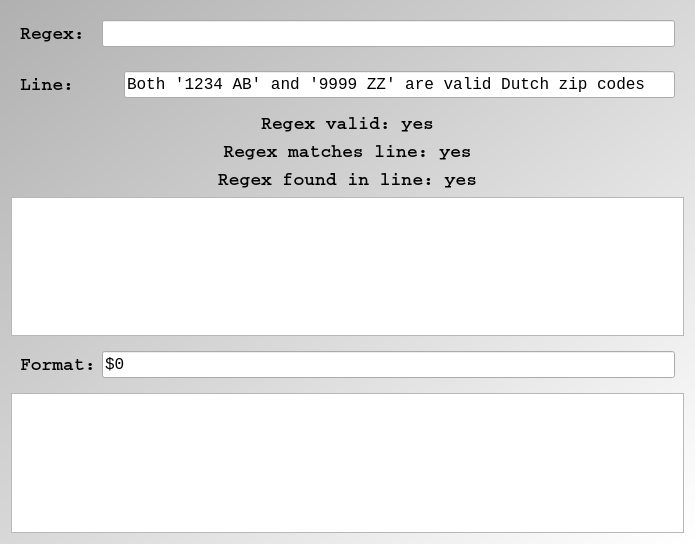
<?xml version="1.0" encoding="UTF-8"?>
<ui version="4.0">
 <class>QtRegexTesterMainDialog</class>
 <widget class="QDialog" name="QtRegexTesterMainDialog">
  <property name="geometry">
   <rect>
    <x>0</x>
    <y>0</y>
    <width>695</width>
    <height>544</height>
   </rect>
  </property>
  <property name="font">
   <font>
    <family>Courier New</family>
    <pointsize>12</pointsize>
   </font>
  </property>
  <property name="windowTitle">
   <string>Regex tester</string>
  </property>
  <property name="styleSheet">
   <string notr="true">QDialog { 
  background-color: qlineargradient(x1: 0, y1: 0, x2: 1, y2: 1, stop: 0 #B0B0B0, stop: 1 #ffffff);
}
QLabel { 
  font-size: 18px;
  font-family: Courier;
  font-weight: bold
}
QPushButton { 
  font-family: Courier New;
  font-size: 16px;
  font-weight: bold;
  color: black;
  background-color: QLinearGradient( x1: 0, y1: 0, x2: 0, y2: 1, stop: 0 #999, stop: 0.1 #aaa, stop: 0.49 #ddd, stop: 0.5 #ccc, stop: 1 #ddd);
  border-width: 3px;
  border-color: #444;
  border-style: solid;
  border-radius: 7;
  padding: 3px;
  padding-left: 5px;
  padding-right: 5px;
}</string>
  </property>
  <layout class="QVBoxLayout" name="verticalLayout">
   <item>
    <widget class="QWidget" name="widget_regex" native="true">
     <layout class="QHBoxLayout" name="horizontalLayout_2">
      <item>
       <widget class="QLabel" name="label_regex">
        <property name="text">
         <string>Regex: </string>
        </property>
       </widget>
      </item>
      <item>
       <widget class="QLineEdit" name="edit_regex"/>
      </item>
     </layout>
    </widget>
   </item>
   <item>
    <widget class="QWidget" name="widget_line" native="true">
     <layout class="QHBoxLayout" name="horizontalLayout">
      <item>
       <widget class="QLabel" name="label_line">
        <property name="text">
         <string>Line:    </string>
        </property>
       </widget>
      </item>
      <item>
       <widget class="QLineEdit" name="edit_line">
        <property name="text">
         <string>Both '1234 AB' and '9999 ZZ' are valid Dutch zip codes</string>
        </property>
       </widget>
      </item>
     </layout>
    </widget>
   </item>
   <item>
    <widget class="QLabel" name="label_regex_valid">
     <property name="text">
      <string>Regex valid: yes</string>
     </property>
     <property name="alignment">
      <set>Qt::AlignCenter</set>
     </property>
    </widget>
   </item>
   <item>
    <widget class="QLabel" name="label_regex_match">
     <property name="text">
      <string>Regex matches line: yes</string>
     </property>
     <property name="alignment">
      <set>Qt::AlignCenter</set>
     </property>
    </widget>
   </item>
   <item>
    <widget class="QLabel" name="label_regex_found">
     <property name="text">
      <string>Regex found in line: yes</string>
     </property>
     <property name="alignment">
      <set>Qt::AlignCenter</set>
     </property>
    </widget>
   </item>
   <item>
    <widget class="QPlainTextEdit" name="edit_matching_regexes">
     <property name="focusPolicy">
      <enum>Qt::NoFocus</enum>
     </property>
     <property name="readOnly">
      <bool>true</bool>
     </property>
    </widget>
   </item>
   <item>
    <widget class="QWidget" name="widget_line_2" native="true">
     <layout class="QHBoxLayout" name="horizontalLayout_3">
      <item>
       <widget class="QLabel" name="label_line_2">
        <property name="text">
         <string>Format:</string>
        </property>
       </widget>
      </item>
      <item>
       <widget class="QLineEdit" name="edit_format">
        <property name="text">
         <string>$0</string>
        </property>
       </widget>
      </item>
     </layout>
    </widget>
   </item>
   <item>
    <widget class="QPlainTextEdit" name="edit_replaced_regexes">
     <property name="focusPolicy">
      <enum>Qt::NoFocus</enum>
     </property>
     <property name="readOnly">
      <bool>true</bool>
     </property>
    </widget>
   </item>
  </layout>
 </widget>
 <tabstops>
  <tabstop>edit_regex</tabstop>
  <tabstop>edit_line</tabstop>
  <tabstop>edit_matching_regexes</tabstop>
 </tabstops>
 <resources/>
 <connections/>
</ui>
